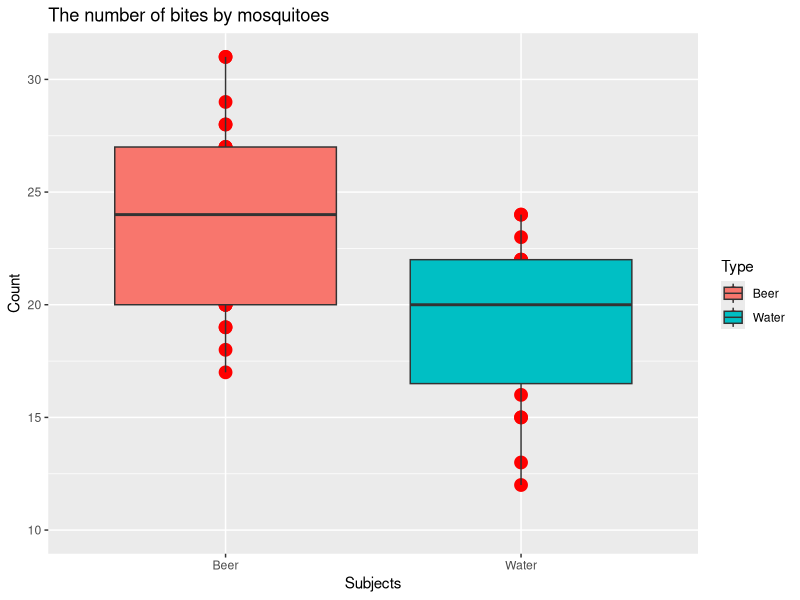
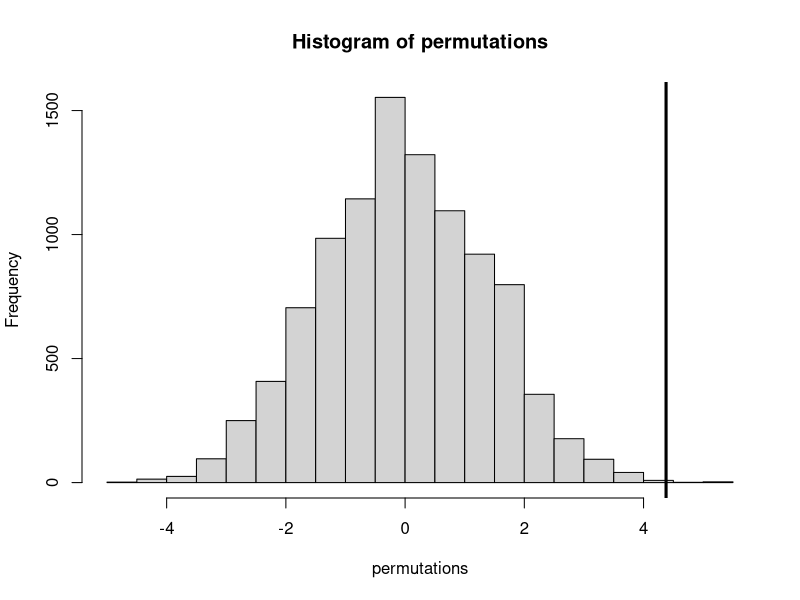

These charts were generated, in order, by the following R code:
## ---- chunk 1
library(ggplot2) #loading neccesary library
library(dplyr)

set.seed(12345)

dataset <- read.csv("dataset.csv", head=TRUE) 

## ---- chunk 2
summary(dataset)
head(dataset)
## ---- chunk 3
means <- dataset %>%
  group_by(Type) %>%
  summarise(mean(Count))
means
## ---- chunk 4
water <- filter(dataset, Type =="Water") 

beer <- filter(dataset, Type =="Beer") 

observedStat <- mean(beer$Count) - mean(water$Count)
observedStat
## ---- chunk 5
g <- ggplot(dataset, aes(dataset$Type, dataset$Count, fill = Type, ymin = 10, ymax = 30)) +
  geom_point(colour = "red", size = 4) + 
  geom_boxplot(aes(fill = dataset$Type)) +
  labs(title="The number of bites by mosquitoes", 
    x="Subjects",
    y="Count")
g
## ---- chunk 6
t.test(Count ~ Type, data = dataset)$p.value

t.test(Count ~ Type, data = dataset)$conf.int
## ---- chunk 7
group <- as.character(dataset$Type)
testStat <- function(w, g) {mean(w[g == "Beer"]) - mean(w[g == "Water"])}
observedStat <- testStat(dataset$Count, group)
permutations <- sapply(1 : 10000, function(i) testStat(dataset$Count, sample(group)))

hist(permutations)
abline(v = observedStat, lwd=3)
